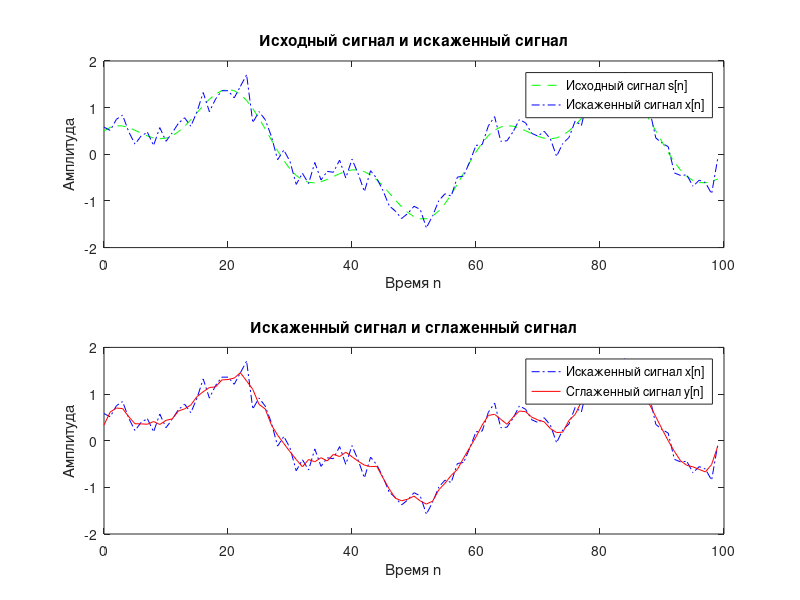

Write the MATLAB code that produced this figure.
% Простой метод усреднения

% Параметры сигнала
R = 100; % Длина сигнала
m = 0:R-1;

% Генерация сигнала s[n]
s = sin(0.1 * m) + 0.5 * cos(0.3 * m);

% Генерация случайного шума d[n]
d = 0.2 * randn(1, R);

% Искаженный сигнал x[n]
x = s + d;

% Алгоритм усреднения
y = (circshift(x, [0, -1]) + x + circshift(x, [0, 1])) / 3;

% Отображение результатов
subplot(2,1,1);
plot(m, s, 'g--', m, x, 'b-.');
xlabel('Время n'); ylabel('Амплитуда');
legend('Исходный сигнал s[n]', 'Искаженный сигнал x[n]');
title('Исходный сигнал и искаженный сигнал');

subplot(2,1,2);
plot(m, x, 'b-.', m, y, 'r-');
xlabel('Время n'); ylabel('Амплитуда');
legend('Искаженный сигнал x[n]', 'Сглаженный сигнал y[n]');
title('Искаженный сигнал и сглаженный сигнал');
